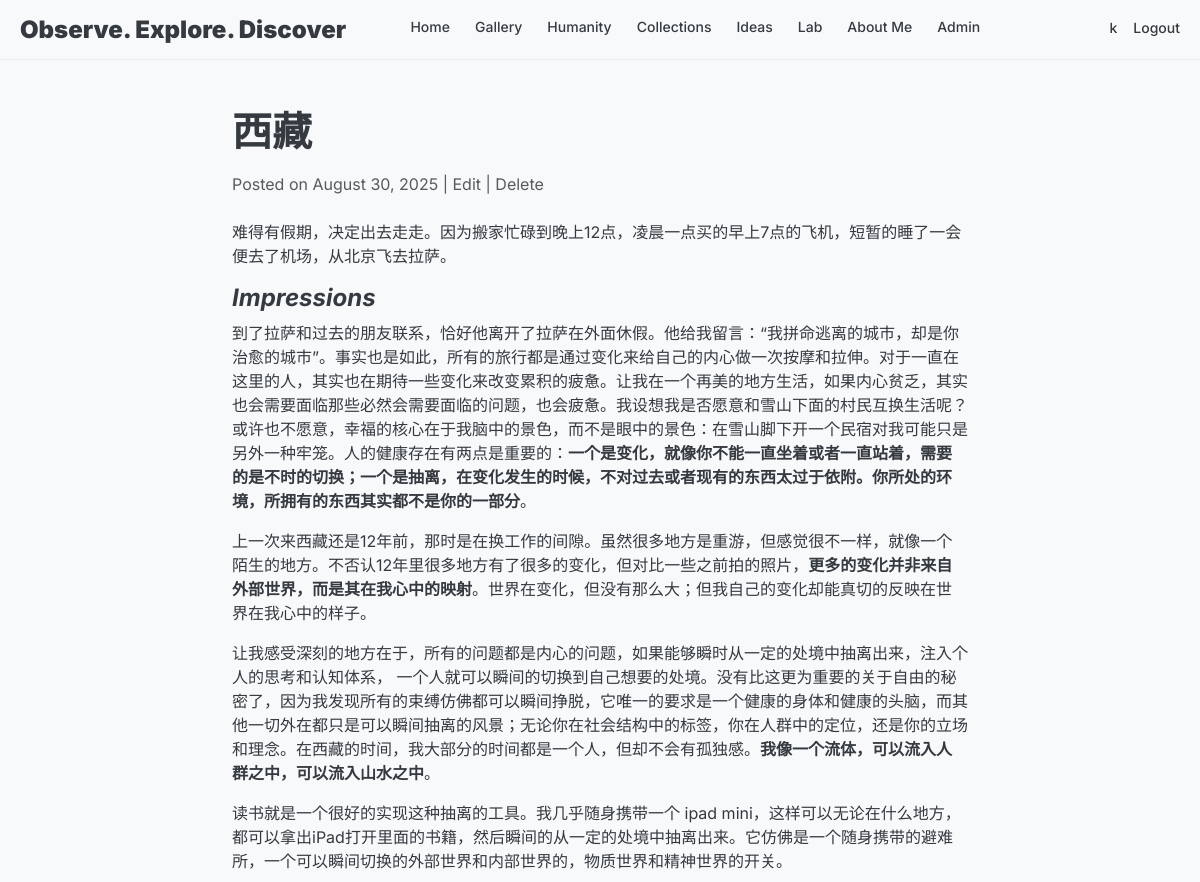
Page /posts/8 (signed in, upper part) on the earlier database version.
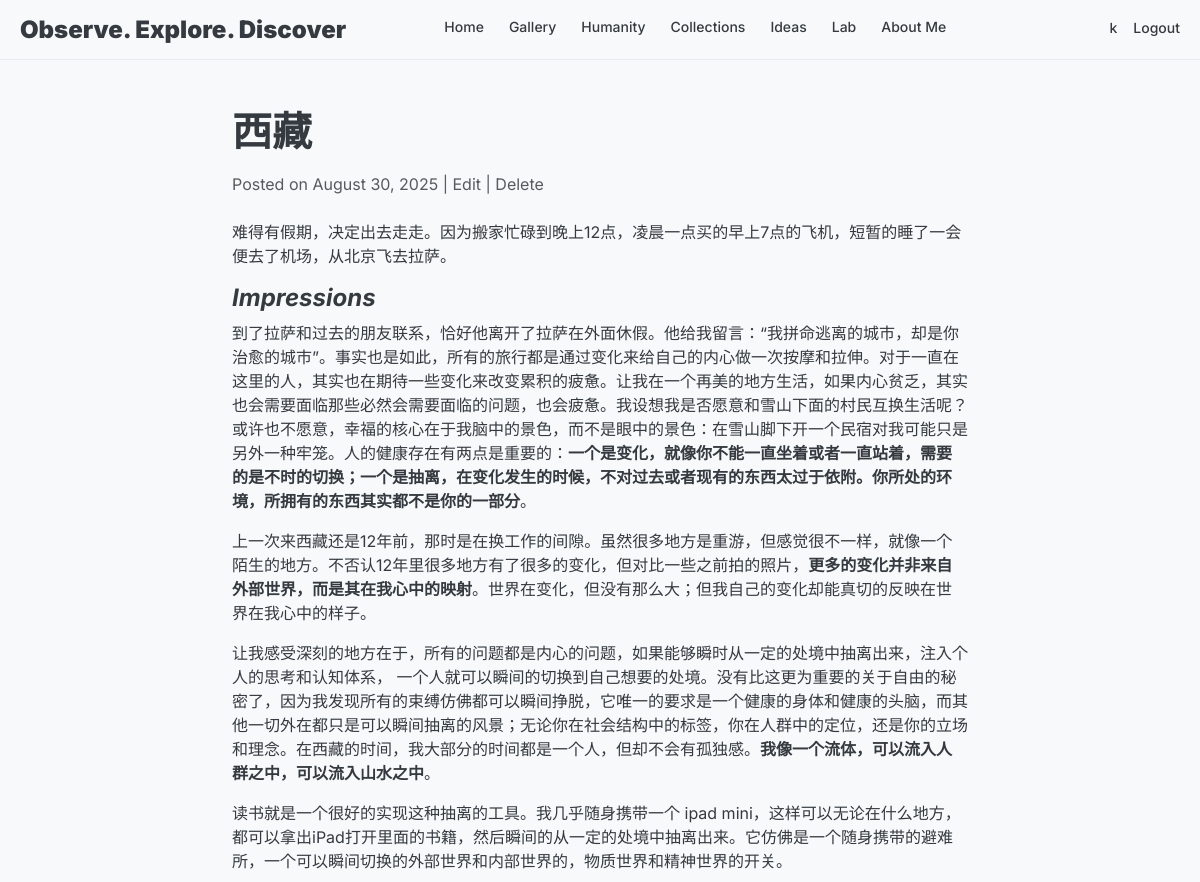
Same page on the later database version.
### mySite/app.py (models this page shows, shortened)
class User(UserMixin, db.Model):
    id = db.Column(db.Integer, primary_key=True)
    username = db.Column(db.String(80), unique=True, nullable=False)
    email = db.Column(db.String(120), unique=True, nullable=False)
    password_hash = db.Column(db.String(128), nullable=False)
    role = db.Column(db.String(20), default="reader")  # 'admin', 'member', or 'reader'
    created_at = db.Column(db.DateTime, default=datetime.utcnow)
    is_active = db.Column(db.Boolean, default=True)
    def is_admin(self):
        return self.role == "admin"
    def is_member(self):
        return self.role in ["admin", "member"]

class Post(db.Model):
    id = db.Column(db.Integer, primary_key=True)
    title = db.Column(db.String(100), nullable=False)
    content = db.Column(db.Text, nullable=False)
    created_at = db.Column(db.DateTime, default=datetime.utcnow)
    media_filename = db.Column(db.String(255))
    media_type = db.Column(db.String(50))  # 'image', 'video', 'audio'
    comments = db.relationship('Comment', backref='post', lazy=True, cascade="all, delete-orphan")
    likes = db.relationship('Like', backref='post', lazy=True, cascade="all, delete-orphan")
    labels = db.relationship('Label', secondary=post_labels, lazy='subquery',
        backref=db.backref('posts', lazy=True))

### mySite/app.py (the view)
@app.route("/posts/<int:post_id>")
def post(post_id):
    post = Post.query.get_or_404(post_id)
    return render_template("blogs/post.html", post=post)

### mySite/app.py (called while the page is built)
@login_manager.user_loader
def load_user(user_id):
    return User.query.get(int(user_id))

### mySite/templates/blogs/post.html (shortened to what this page needs)
{% extends "base.html" %}
{% block content %}
<div class="container mt-5">
    <div class="row justify-content-center">
        <div class="col-lg-8">
            <h1 class="mb-3">{{ post.title }}</h1>
            <p class="text-muted mb-4">
                Posted on {{ post.created_at.strftime('%B %d, %Y') }}
                {% if current_user.is_authenticated %}
                | <a href="{{ url_for('edit', post_id=post.id) }}">Edit</a>
                | <a href="#" data-bs-toggle="modal" data-bs-target="#deleteModal">Delete</a>
                {% endif %}
            </p>
            <div class="blog-content">
                {{ post.content | safe }}
            </div>
        </div>
    </div>
</div>
{% endblock %}

### mySite/templates/base.html (shortened to what this page needs)
<!DOCTYPE html>
<html lang="en">
<head>
    <link href="https://cdn.jsdelivr.net/npm/bootstrap@5.3.3/dist/css/bootstrap.min.css" rel="stylesheet">
    <link href="{{ url_for('static', filename='css/style.css') }}" rel="stylesheet">
</head>
<body>
    <header class="site-header">
        <div class="header-container">
            <div class="logo">Observe. Explore. Discover</div>
            <div class="main-nav">
                <a href="{{ url_for('index') }}"
                    class="{% if request.endpoint == 'index' %}nav-active{% endif %}">Home</a>
                <a href="{{ url_for('gallery') }}"
                    class="{% if request.endpoint == 'gallery' %}nav-active{% endif %}">Gallery</a>
                <a href="{{ url_for('blog_index') }}"
                    class="{% if request.endpoint and ('blog' in request.endpoint or request.endpoint in ['post', 'create', 'edit']) %}nav-active{% endif %}">Humanity</a>
                <a href="{{ url_for('collections') }}"
                    class="{% if request.endpoint == 'collections' %}nav-active{% endif %}">Collections</a>
                <a href="{{ url_for('ideas') }}"
                    class="{% if request.endpoint == 'ideas' %}nav-active{% endif %}">Ideas</a>
                <a href="{{ url_for('lab') }}">Lab</a>
                <a href="{{ url_for('about') }}" class="{% if request.endpoint == 'about' %}nav-active{% endif %}">About
                    Me</a>
                {% if current_user.is_authenticated and current_user.is_admin() %}
                <a href="{{ url_for('admin_users') }}"
                    class="{% if 'admin' in request.endpoint %}nav-active{% endif %}">Admin</a>
                {% endif %}
            </div>
            <div class="nav-icons ms-4">
                {% if current_user.is_authenticated %}
                <a href="{{ url_for('profile') }}" class="ms-3"
                    style="color: #343a40; text-decoration: none; font-weight: 500; font-size: 14px; padding-bottom: 5px;">
                    {{ current_user.username }}
                </a>
                <a href="{{ url_for('logout') }}" class="ms-3"
                    style="color: #343a40; text-decoration: none; font-weight: 500; font-size: 14px; padding-bottom: 5px;">Logout</a>
                {% endif %}
            </div>
        </div>
    </header>
    {% block content %}{% endblock %}
</body>
</html>

### mySite/static/css/style.css (style rules this page uses)
body { font-family: 'Inter', sans-serif; background-color: #f8f9fa; color: #343a40; margin: 0; padding: 0; overflow-x: hidden; }
h1, h2, h3, h4, h5, h6 { font-weight: 700; }
a { text-decoration: none; color: inherit; transition: color 0.2s ease; }
.site-header { background-color: rgba(248, 249, 250, 0.95); backdrop-filter: blur(5px); border-bottom: 1px solid #e9ecef; padding: 0 20px; height: 60px; display: flex; align-items: center; justify-content: space-between; position: sticky; top: 0; z-index: 1000; width: 100%; }
.header-container { display: flex; justify-content: space-between; align-items: center; width: 100%; max-width: 1400px; margin: 0 auto; }
.logo { font-size: 24px; font-weight: 900; white-space: nowrap; flex-shrink: 0; }
.main-nav { display: flex; align-items: center; flex-wrap: nowrap; }
.main-nav a { color: #343a40; text-decoration: none; font-weight: 500; margin-right: 25px; font-size: 14px; white-space: nowrap; padding-bottom: 5px; border-bottom: 2px solid transparent; transition: border-color 0.2s ease; }
.nav-active { border-bottom-color: #343a40; }
.nav-icons { display: flex; }

Differences in the rows shown:
changed User: role "admin" → "member" (drawn)
Other differences:
text no longer shown: "Admin"
